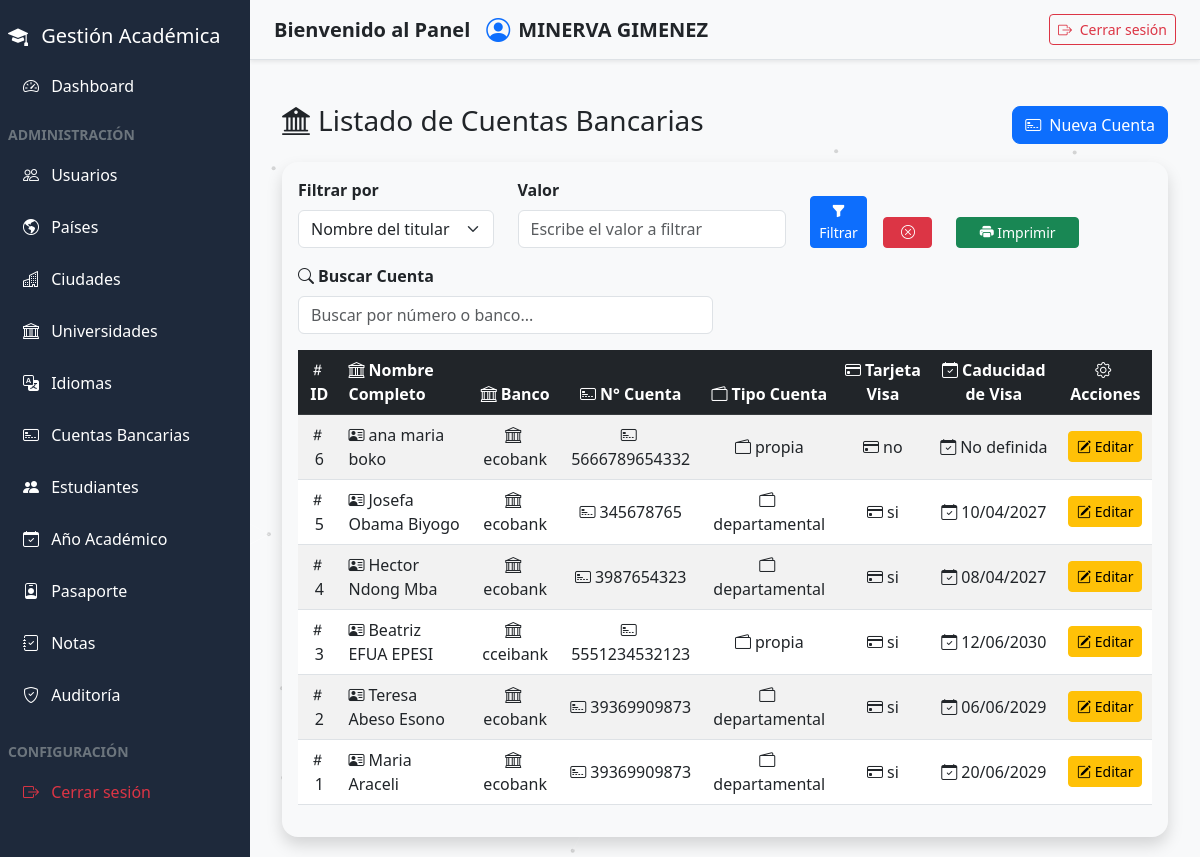
Screenshot of /admin/cuentas_bancarias.php (signed in) with the database file from the repository.
### tables this page shows
CREATE TABLE `cuentas_bancarias` (
  `id` int(11) NOT NULL,
  `estudiante_id` int(11) NOT NULL,
  `tipo_cuenta` varchar(50) NOT NULL,
  `banco` varchar(100) NOT NULL,
  `numero_cuenta` varchar(30) NOT NULL,
  `tarjeta_visa` varchar(30) DEFAULT NULL,
  `fecha_caducidad_tarjeta` date DEFAULT NULL
);

CREATE TABLE `estudiantes` (
  `id` int(11) NOT NULL,
  `nombre_completo` varchar(100) DEFAULT NULL,
  `codigo_acceso` varchar(20) DEFAULT NULL,
  `fecha_nacimiento` date DEFAULT NULL,
  `pais_id` int(11) NOT NULL,
  `ciudad_id` int(11) DEFAULT NULL,
  `universidad_id` int(11) DEFAULT NULL,
  `idioma_id` int(11) DEFAULT NULL,
  `anio_inicio_carrera` year(4) DEFAULT NULL,
  `anio_fin_carrera` year(4) DEFAULT NULL,
  `email` varchar(100) DEFAULT NULL,
  `telefono` varchar(20) DEFAULT NULL,
  `carrera_actual` varchar(150) NOT NULL,
  `ciudad_actual` varchar(100) NOT NULL,
  `foto_perfil` varchar(255) DEFAULT NULL,
  `ruta_foto` varchar(255) DEFAULT NULL,
  `creado_en` timestamp NULL DEFAULT current_timestamp(),
  `idioma` varchar(255) DEFAULT NULL,
  `meses_idioma` int(11) DEFAULT NULL,
  `cuenta_id` int(11) DEFAULT NULL,
  `archivo_beca` text DEFAULT NULL
);

### admin/cuentas_bancarias.php (the view, shortened to what this page needs)
<?php
include_once("../componentes/header.php");
include_once("../componentes/sidebar.php");
$por_pagina = 10;
$pagina_actual = isset($_GET['pagina']) ? (int) $_GET['pagina'] : 1;
$inicio = ($pagina_actual > 1) ? ($pagina_actual * $por_pagina) - $por_pagina : 0;
$tipo  = $_GET['tipo']  ?? '';
$sqlBase = "
    FROM cuentas_bancarias cb
    LEFT JOIN estudiantes est ON cb.estudiante_id = est.id
    WHERE 1=1
";
$sql = "SELECT cb.*, est.nombre_completo AS titular " . $sqlBase;
if ($tipo === 'orden_az') {
    $sql .= " ORDER BY est.nombre_completo ASC";
} elseif ($tipo === 'orden_za') {
    $sql .= " ORDER BY est.nombre_completo DESC";
} else {
    $sql .= " ORDER BY cb.id DESC";
}
$sql .= " LIMIT :inicio, :por_pagina";
$stmt = $pdo->prepare($sql);
$stmt->bindValue(':inicio', $inicio, PDO::PARAM_INT);
$stmt->bindValue(':por_pagina', $por_pagina, PDO::PARAM_INT);
$stmt->execute();
$cuentas = $stmt->fetchAll(PDO::FETCH_ASSOC);
$rol = $_SESSION['usuario_rol'];
?>
<main class="content" id="mainContent">
    <div class="container mt-4">
        <div class="d-flex justify-content-between align-items-center mb-3">
            <h3><i class="bi bi-bank2 me-2"></i>Listado de Cuentas Bancarias</h3>
            <button class="btn btn-primary rounded-3" data-bs-toggle="modal" data-bs-target="#modalCuenta">
                <i class="bi bi-credit-card-2-front me-1"></i> Nueva Cuenta
            </button>
        </div>
        <div class="card shadow rounded-4">
            <div class="card-body">
                <div class="row mb-3 align-items-end">
                    <div class="col-md-3">
                        <label class="form-label fw-bold">Filtrar por</label>
                        <select id="tipoFiltro" class="form-select" onchange="controlFiltroUI()">
                            <option value="titular">Nombre del titular</option>
                        </select>
                    </div>
                    <div class="col-md-4">
                        <label class="form-label fw-bold">Valor</label>
                        <input type="text" id="valorFiltro" class="form-control"
                            placeholder="Escribe el valor a filtrar">
                    </div>
                    <div class="col-md-1 d-grid">
                        <button class="btn btn-primary btn-sm" onclick="aplicarFiltro()">
                            <i class="bi bi-funnel-fill"></i> Filtrar
                        </button>
                    </div>
                    <div class="col-md-1 d-grid">
                        <button class="btn btn-danger btn-sm" onclick="limpiarFiltros()">
                            <i class="bi bi-x-circle"></i>
                        </button>
                    </div>
                    <div class="col-md-2 d-grid">
                        <button class="btn btn-success btn-sm" onclick="imprimirFiltrado()">
                            <i class="bi bi-printer-fill"></i> Imprimir
                        </button>
                    </div>
                </div>
                <div class="row mb-3">
                    <div class="col-md-6">
                        <label for="busqueda" class="form-label fw-bold">
                            <i class="bi bi-search me-1"></i>Buscar Cuenta
                        </label>
                        <input type="text" class="form-control" id="busqueda"
                            placeholder="Buscar por número o banco...">
                    </div>
                </div>
                <div class="table-responsive">
                    <table class="table table-striped table-hover align-middle text-center" id="tablaCuentas">
                        <thead class="table-dark">
                            <tr>
                                <th><i class="bi bi-hash me-1"></i>ID</th>
                                <th class="text-start"><i class="bi bi-bank me-1"></i>Nombre Completo</th>
                                <th><i class="bi bi-bank me-1"></i>Banco</th>
                                <th><i class="bi bi-credit-card-2-front me-1"></i>N° Cuenta</th>
                                <th><i class="bi bi-wallet2 me-1"></i>Tipo Cuenta</th>
                                <th><i class="bi bi-credit-card me-1"></i>Tarjeta Visa</th>
                                <th><i class="bi bi-calendar-check me-1"></i>Caducidad de Visa</th>
                                <?php if(strtolower($rol) === 'administrador'): ?>
                                <th><i class="bi bi-gear me-1"></i>Acciones</th>
                                <?php endif; ?>
                            </tr>
                        </thead>
                        <tbody id="contenidoTabla">
                            <?php if (!empty($cuentas)): ?>
                            <?php foreach ($cuentas as $cuenta): ?>
                            <tr>
                                <td><i class="bi bi-hash me-1"></i><?= htmlspecialchars($cuenta['id']) ?></td>
                                <td class="text-start"><i
                                        class="bi bi-person-vcard me-1"></i><?= htmlspecialchars($cuenta['titular']) ?>
                                <td><i class="bi bi-bank me-1"></i><?= htmlspecialchars($cuenta['banco']) ?></td>
                                <td><i
                                        class="bi bi-credit-card-2-front me-1"></i><?= htmlspecialchars($cuenta['numero_cuenta']) ?>
                                </td>
                                </td>
                                <td><i class="bi bi-wallet2 me-1"></i><?= htmlspecialchars($cuenta['tipo_cuenta']) ?>
                                </td>
                                <td><i
                                        class="bi bi-credit-card me-1"></i><?= !empty($cuenta['tarjeta_visa']) ? htmlspecialchars($cuenta['tarjeta_visa']) : 'No dispone' ?>
                                </td>
                                <td><i
                                        class="bi bi-calendar-check me-1"></i><?= !empty($cuenta['fecha_caducidad_tarjeta']) ? date('d/m/Y', strtotime($cuenta['fecha_caducidad_tarjeta'])) : 'No definida' ?>
                                </td>
                                <?php if(strtolower($rol) === 'administrador'): ?>
                                <td>
                                    <a href="editar_cuenta.php?id=<?= $cuenta['id'] ?>" class="btn btn-sm btn-warning">
                                        <i class="bi bi-pencil-square"></i> Editar
                                    </a>
                                </td>
                                <?php endif; ?>
                            </tr>
                            <?php endforeach; ?>
                            <?php else: ?>
                            <tr>
                                <td colspan="7" class="text-center text-muted">No hay cuentas bancarias registradas</td>
                            </tr>
                            <?php endif; ?>
                        </tbody>
                    </table>
                </div>
            </div>
        </div>
    </div>
</main>
<?php include_once("../componentes/footer.php"); ?>

### componentes/header.php (style rules this page uses)
* { box-sizing: border-box; }
body { background: #f8f9fa; min-height: 100vh; color: linear-gradient(135deg, #1e1e2f, #2a2a40); font-family: 'Segoe UI', sans-serif; overflow-x: hidden; }
.content { flex-grow: 1; margin-left: 250px; padding: 80px 20px 20px; height: 100vh; overflow-y: auto; transition: margin-left 0.3s ease; }
.card { background-color: #f8f9fa; border: none; }

### rows the page displays
cuentas_bancarias: id "6", estudiante.nombre_completo "ana maria boko", banco "ecobank", numero_cuenta "5666789654332", tipo_cuenta "propia", tarjeta_visa "no", shows "No definida"
cuentas_bancarias: id "5", estudiante.nombre_completo "Josefa Obama Biyogo", banco "ecobank", numero_cuenta "345678765", tipo_cuenta "departamental", tarjeta_visa "si", fecha_caducidad_tarjeta "10/04/2027"
cuentas_bancarias: id "4", estudiante.nombre_completo "Hector Ndong Mba", banco "ecobank", numero_cuenta "3987654323", tipo_cuenta "departamental", tarjeta_visa "si", fecha_caducidad_tarjeta "08/04/2027"
cuentas_bancarias: id "3", estudiante.nombre_completo "Beatriz EFUA EPESI", banco "cceibank", numero_cuenta "5551234532123", tipo_cuenta "propia", tarjeta_visa "si", fecha_caducidad_tarjeta "12/06/2030"
cuentas_bancarias: id "2", estudiante.nombre_completo "Teresa Abeso Esono", banco "ecobank", numero_cuenta "39369909873", tipo_cuenta "departamental", tarjeta_visa "si", fecha_caducidad_tarjeta "06/06/2029"
cuentas_bancarias: id "1", estudiante.nombre_completo "Maria Araceli", banco "ecobank", numero_cuenta "39369909873", tipo_cuenta "departamental", tarjeta_visa "si", fecha_caducidad_tarjeta "20/06/2029"

### other values shown
$_SESSION['usuario_nombre'] "MINERVA GIMENEZ"
